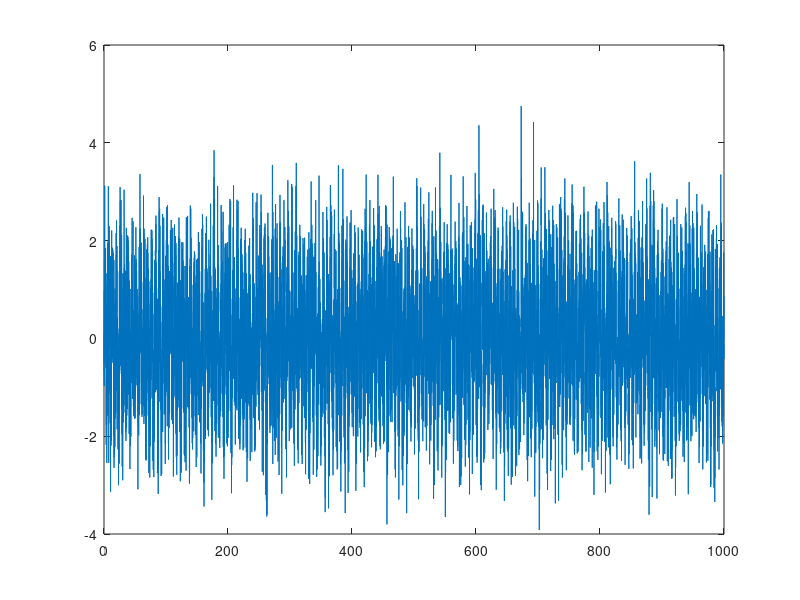

The MATLAB source for this figure: (Note: this script raises an error after producing the figure.)

% jiangjian@ion.ac.cn
% 2021-01-23
% function: demo



sr=1000;

Wp = [10 20]/(sr/2); %  Wp and Ws are respectively the passband and stopband edge frequencies of the filter, normalized from 0 to 1
Ws = [0.1 50]/(sr/2);
Rp=3; %  no more than Rp dB of passband ripple
Rs=40; % at least Rs dB of attenuation in the stopband
[n,Wn] = buttord(Wp,Ws,Rp,60);

[b,a] = butter(n,Wn);

x=linspace(0,1000,10000);
y=randn(1,length(x))+sin(x);

figure,plot(x,y)

[P,X]=frequencyShow(y,sr);
figure,plot(X,log(P))

y2=filter(b,a,y);

[P,X]=frequencyShow(y2,sr);
figure,plot(X,log(P))

%% 

[b,a]=butter(2,[10,20]/(sr),'bandpass');
y2=filter(b,a,y);

[P,X]=frequencyShow(y2,sr);
figure,plot(X,log(P))
